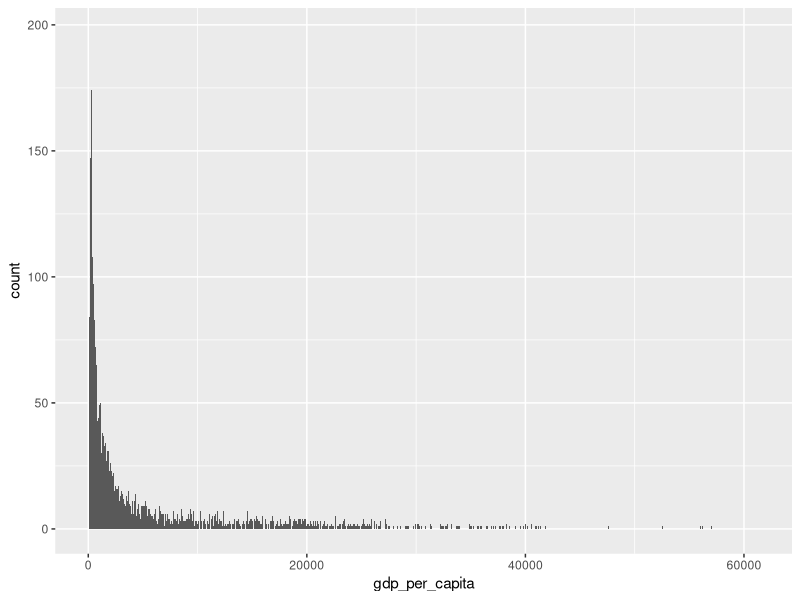

Write the R code that produced this figure.
## ---- chunk 1
library(dslabs)
data("gapminder")
library(dplyr)
library(ggplot2)


## ---- chunk 2
gapminder %>% 
  select(continent, region, gdp, population) %>%
  mutate(gdp_per_capita = gdp / population) %>% 
  arrange(desc(gdp_per_capita)) %>%
  ggplot(aes(x=gdp_per_capita)) + 
  geom_histogram(binwidth = 30)
